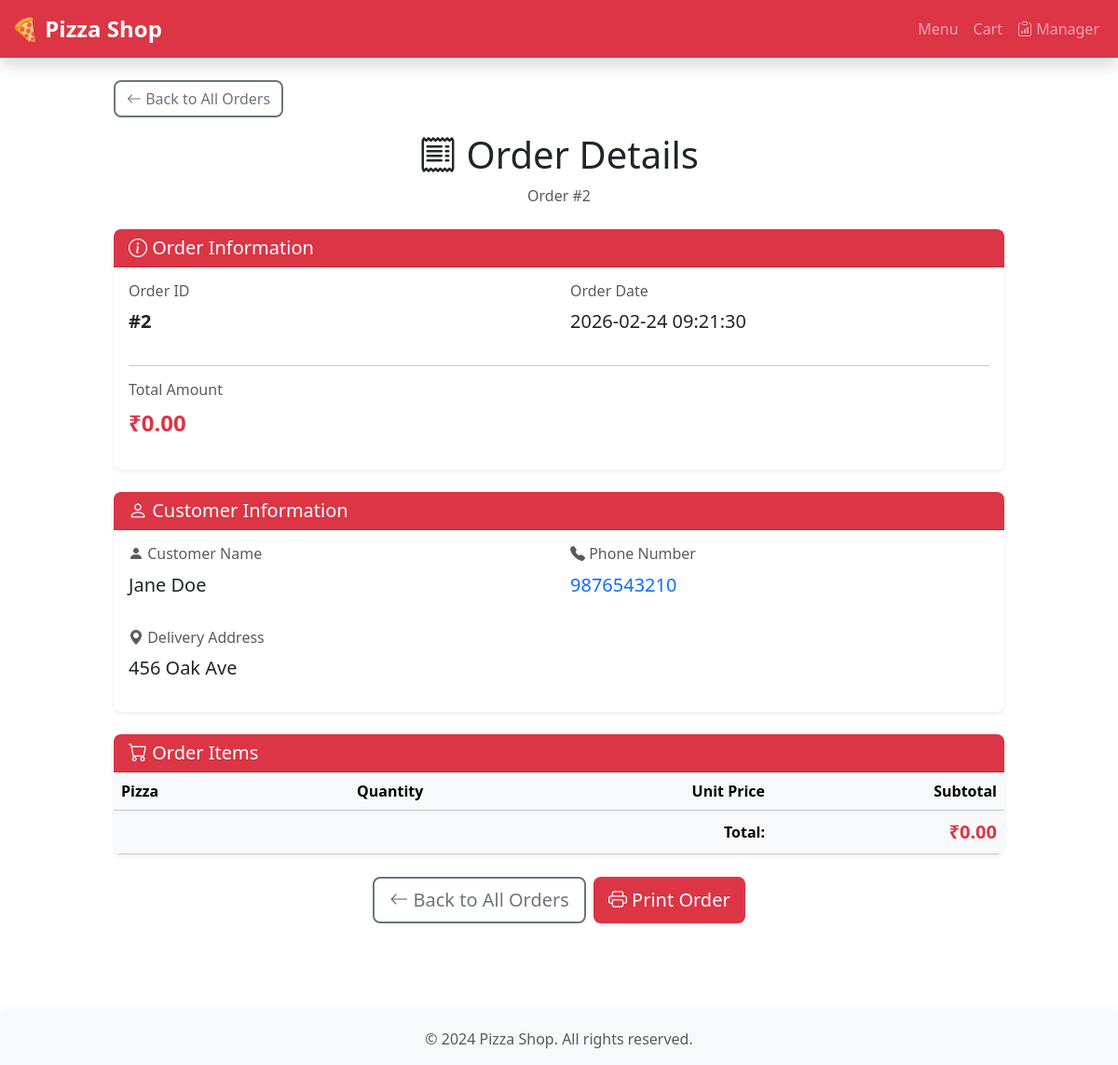
The app's page /manager/orders/2, older data.
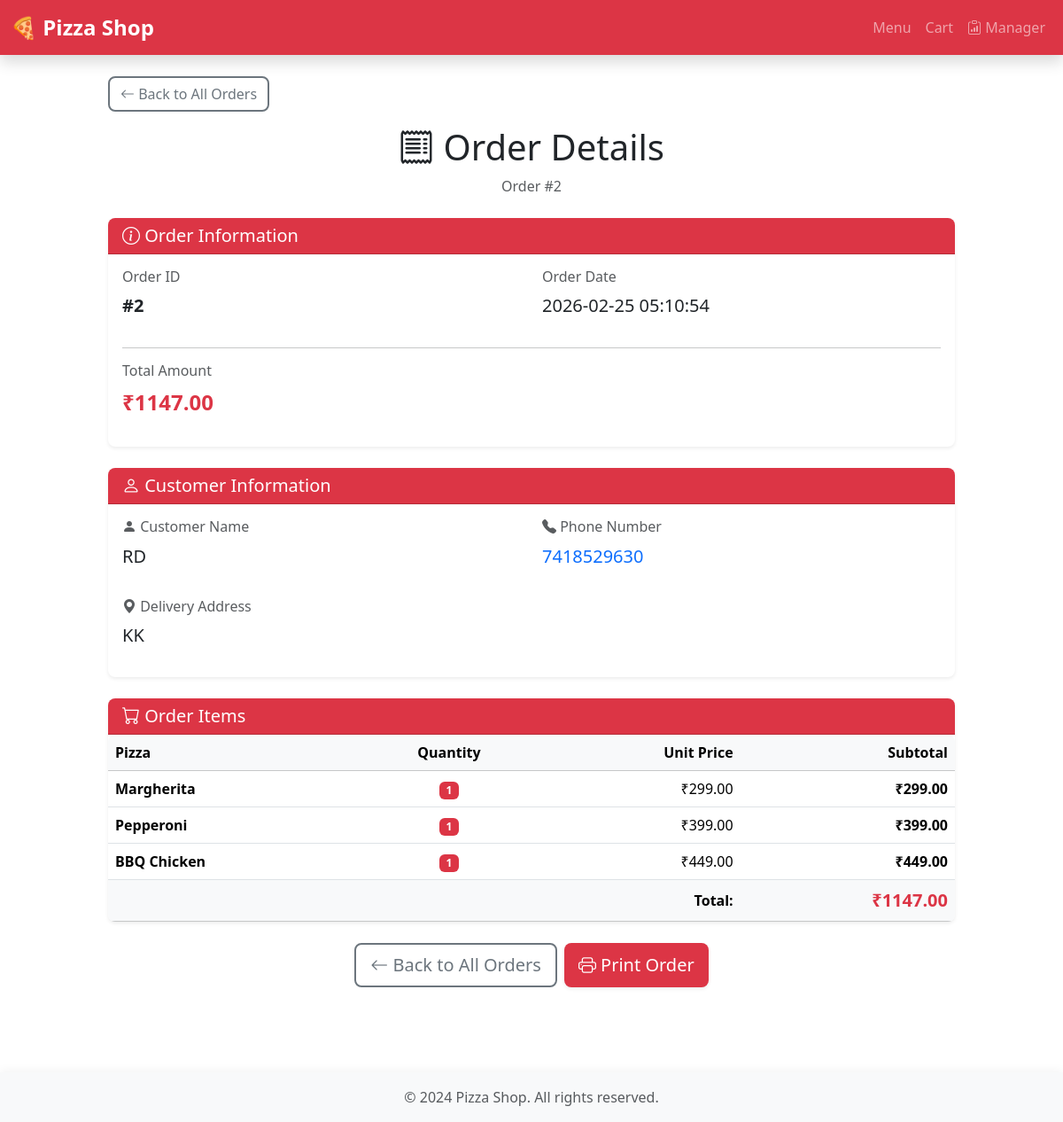
The same page, newer data.
### tables this page shows
CREATE TABLE orders (
                id INTEGER PRIMARY KEY AUTOINCREMENT,
                customer_name TEXT NOT NULL,
                phone TEXT NOT NULL,
                address TEXT NOT NULL,
                total_price REAL NOT NULL,
                order_date TIMESTAMP DEFAULT CURRENT_TIMESTAMP
            );

CREATE TABLE order_items (
                id INTEGER PRIMARY KEY AUTOINCREMENT,
                order_id INTEGER NOT NULL,
                pizza_id INTEGER NOT NULL,
                pizza_name TEXT NOT NULL,
                price REAL NOT NULL,
                quantity INTEGER NOT NULL,
                FOREIGN KEY (order_id) REFERENCES orders(id),
                FOREIGN KEY (pizza_id) REFERENCES pizzas(id)
            );

### app.py (the view)
@app.route('/manager/orders/<int:order_id>')
def manager_order_detail(order_id):
    try:
        order = OrderProcessor.get_order_by_id(order_id)
        if order is None:
            logger.warning(f"Manager accessed non-existent order ID: {order_id}")
            return render_template('404.html'), 404
        return render_template('manager/order_detail.html', order=order)
    except Exception as e:
        logger.error(f"Error loading order detail for order {order_id}: {str(e)}")
        return render_template('500.html'), 500

### app.py (called while the page is built)
def get_db_connection():
    try:
        conn = sqlite3.connect(DATABASE)
        conn.row_factory = sqlite3.Row
        return conn
    except sqlite3.Error as e:
        logger.error(f"Database connection error: {str(e)}")
        raise Exception(f"Failed to connect to database: {str(e)}")

### templates/manager/order_detail.html (shortened to what the changed rows need)
{% extends "base.html" %}  {% block content %}
<div class="container">
  <div class="row justify-content-center">
    <div class="col-lg-10">
      <div class="mb-4">
        <a href="/manager/orders" class="btn btn-outline-secondary mb-3">
          <i class="bi bi-arrow-left"></i> Back to All Orders
        </a>
        <h1 class="text-center"><i class="bi bi-receipt"></i> Order Details</h1>
        <p class="text-center text-muted">Order #{{ order.id }}</p>
      </div>
      <div class="card shadow-sm mb-4">
        <div class="card-body">
          <div class="row">
            <div class="col-md-6">
              <p class="fs-5"><strong>#{{ order.id }}</strong></p>
            </div>
            <div class="col-md-6">
              <h6 class="text-muted">Order Date</h6>
              <p class="fs-5">{{ order.order_date }}</p>
            </div>
          </div>
          <div class="row">
            <div class="col-md-6">
              <p class="fs-4 text-danger">
                <strong>₹{{ "%.2f"|format(order.total_price) }}</strong>
              </p>
            </div>
          </div>
        </div>
      </div>
      <div class="card shadow-sm mb-4">
        <div class="card-body">
          <div class="row mb-3">
            <div class="col-md-6">
              <h6 class="text-muted">
                <i class="bi bi-person-fill"></i> Customer Name
              </h6>
              <p class="fs-5">{{ order.customer_name }}</p>
            </div>
            <div class="col-md-6">
              <p class="fs-5">
                <a href="tel:{{ order.phone }}" class="text-decoration-none">
                  {{ order.phone }}
                </a>
              </p>
            </div>
          </div>
          <div class="row">
            <div class="col-12">
              <h6 class="text-muted">
                <i class="bi bi-geo-alt-fill"></i> Delivery Address
              </h6>
              <p class="fs-5">{{ order.address }}</p>
            </div>
          </div>
        </div>
      </div>
      <div class="card shadow-sm mb-4">
        <div class="card-body p-0">
          <div class="table-responsive">
            <table class="table table-hover mb-0">
              <thead class="table-light">
                <tr>
                  <th scope="col">Pizza</th>
                  <th scope="col" class="text-center">Quantity</th>
                  <th scope="col" class="text-end">Unit Price</th>
                  <th scope="col" class="text-end">Subtotal</th>
                </tr>
              </thead>
              <tbody>
                {% for item in order['items'] %}
                <tr>
                  <td>
                    <strong>{{ item.pizza_name }}</strong>
                  </td>
                  <td class="text-center">
                    <span class="badge bg-danger">{{ item.quantity }}</span>
                  </td>
                  <td class="text-end">₹{{ "%.2f"|format(item.price) }}</td>
                  <td class="text-end">
                    <strong
                      >₹{{ "%.2f"|format(item.price * item.quantity) }}</strong
                    >
                  </td>
                </tr>
                {% endfor %}
              </tbody>
              <tfoot class="table-light">
                <tr>
                  <th colspan="3" class="text-end">Total:</th>
                  <th class="text-end text-danger fs-5">
                    ₹{{ "%.2f"|format(order.total_price) }}
                  </th>
                </tr>
              </tfoot>
            </table>
          </div>
        </div>
      </div>
    </div>
  </div>
</div>
<link
  rel="stylesheet"
  href="https://cdn.jsdelivr.net/npm/bootstrap-icons@1.11.1/font/bootstrap-icons.css"
/>
{% endblock %}

Row changes from the older to the newer data that the page shows:
changed orders id 2: order_date "2026-02-24 09:21:30" → "2026-02-25 05:10:54"; total_price "0.00" → "1147.00"; customer_name "Jane Doe" → "RD"; phone "9876543210" → "7418529630"; address "456 Oak Ave" → "KK"
now on this page (row edited): order_items: pizza_name "Margherita", quantity "1", price "299.00", item.price*item.quantity "299.00"
now on this page (row edited): order_items: pizza_name "Pepperoni", quantity "1", price "399.00", item.price*item.quantity "399.00"
now on this page (row edited): order_items: pizza_name "BBQ Chicken", quantity "1", price "449.00", item.price*item.quantity "449.00"
